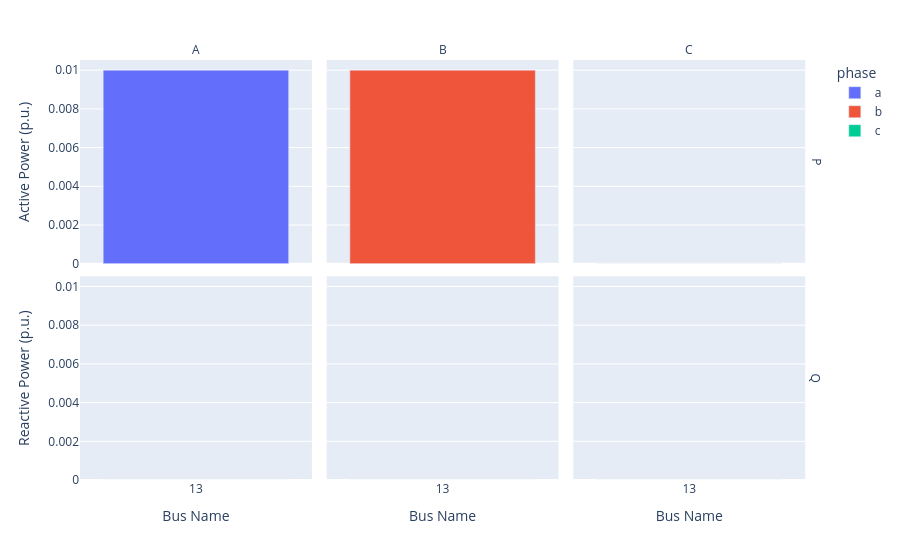

Here is the notebook cell this chart was saved with:
### Code cell
result.plot_gens()

### Figure 1 — Plotly figure (JSON) as saved in the notebook; plotly's stock layout.template omitted (floating-point values rounded to 4 significant figures)
{"data": [{"hovertemplate": "phase=a<br>part=P<br>Bus Name=%{x}<br>power=%{y}<extra></extra>", "legendgroup": "a", "marker": {"color": "#636efa", "pattern": {"shape": ""}}, "name": "a", "orientation": "v", "showlegend": true, "textposition": "auto", "type": "bar", "x": ["13"], "xaxis": "x4", "y": [0.01], "yaxis": "y4"}, {"hovertemplate": "phase=a<br>part=Q<br>Bus Name=%{x}<br>power=%{y}<extra></extra>", "legendgroup": "a", "marker": {"color": "#636efa", "pattern": {"shape": ""}}, "name": "a", "orientation": "v", "showlegend": false, "textposition": "auto", "type": "bar", "x": ["13"], "xaxis": "x", "y": [0], "yaxis": "y"}, {"hovertemplate": "phase=b<br>part=P<br>Bus Name=%{x}<br>power=%{y}<extra></extra>", "legendgroup": "b", "marker": {"color": "#EF553B", "pattern": {"shape": ""}}, "name": "b", "orientation": "v", "showlegend": true, "textposition": "auto", "type": "bar", "x": ["13"], "xaxis": "x5", "y": [0.01], "yaxis": "y5"}, {"hovertemplate": "phase=b<br>part=Q<br>Bus Name=%{x}<br>power=%{y}<extra></extra>", "legendgroup": "b", "marker": {"color": "#EF553B", "pattern": {"shape": ""}}, "name": "b", "orientation": "v", "showlegend": false, "textposition": "auto", "type": "bar", "x": ["13"], "xaxis": "x2", "y": [0], "yaxis": "y2"}, {"hovertemplate": "phase=c<br>part=P<br>Bus Name=%{x}<br>power=%{y}<extra></extra>", "legendgroup": "c", "marker": {"color": "#00cc96", "pattern": {"shape": ""}}, "name": "c", "orientation": "v", "showlegend": true, "textposition": "auto", "type": "bar", "x": ["13"], "xaxis": "x6", "y": [0], "yaxis": "y6"}, {"hovertemplate": "phase=c<br>part=Q<br>Bus Name=%{x}<br>power=%{y}<extra></extra>", "legendgroup": "c", "marker": {"color": "#00cc96", "pattern": {"shape": ""}}, "name": "c", "orientation": "v", "showlegend": false, "textposition": "auto", "type": "bar", "x": ["13"], "xaxis": "x3", "y": [0], "yaxis": "y3"}], "layout": {"annotations": [{"font": {}, "showarrow": false, "text": "A", "x": 0.1567, "xanchor": "center", "xref": "paper", "y": 1, "yanchor": "bottom", "yref": "paper"}, {"font": {}, "showarrow": false, "text": "B", "x": 0.49, "xanchor": "center", "xref": "paper", "y": 1, "yanchor": "bottom", "yref": "paper"}, {"font": {}, "showarrow": false, "text": "C", "x": 0.8233, "xanchor": "center", "xref": "paper", "y": 1, "yanchor": "bottom", "yref": "paper"}, {"font": {}, "showarrow": false, "text": "Q", "textangle": 90, "x": 0.98, "xanchor": "left", "xref": "paper", "y": 0.2425, "yanchor": "middle", "yref": "paper"}, {"font": {}, "showarrow": false, "text": "P", "textangle": 90, "x": 0.98, "xanchor": "left", "xref": "paper", "y": 0.7575, "yanchor": "middle", "yref": "paper"}], "barmode": "relative", "legend": {"title": {"text": "phase"}, "tracegroupgap": 0}, "margin": {"t": 60}, "xaxis": {"anchor": "y", "domain": [0, 0.3133], "title": {"text": "Bus Name"}}, "xaxis2": {"anchor": "y2", "domain": [0.3333, 0.6467], "matches": "x", "title": {"text": "Bus Name"}}, "xaxis3": {"anchor": "y3", "domain": [0.6667, 0.98], "matches": "x", "title": {"text": "Bus Name"}}, "xaxis4": {"anchor": "y4", "domain": [0, 0.3133], "matches": "x", "showticklabels": false}, "xaxis5": {"anchor": "y5", "domain": [0.3333, 0.6467], "matches": "x", "showticklabels": false}, "xaxis6": {"anchor": "y6", "domain": [0.6667, 0.98], "matches": "x", "showticklabels": false}, "yaxis": {"anchor": "x", "domain": [0, 0.485], "title": {"text": "Reactive Power (p.u.)"}}, "yaxis2": {"anchor": "x2", "domain": [0, 0.485], "matches": "y", "showticklabels": false}, "yaxis3": {"anchor": "x3", "domain": [0, 0.485], "matches": "y", "showticklabels": false}, "yaxis4": {"anchor": "x4", "domain": [0.515, 1], "matches": "y", "title": {"text": "Active Power (p.u.)"}}, "yaxis5": {"anchor": "x5", "domain": [0.515, 1], "matches": "y", "showticklabels": false}, "yaxis6": {"anchor": "x6", "domain": [0.515, 1], "matches": "y", "showticklabels": false}}}
